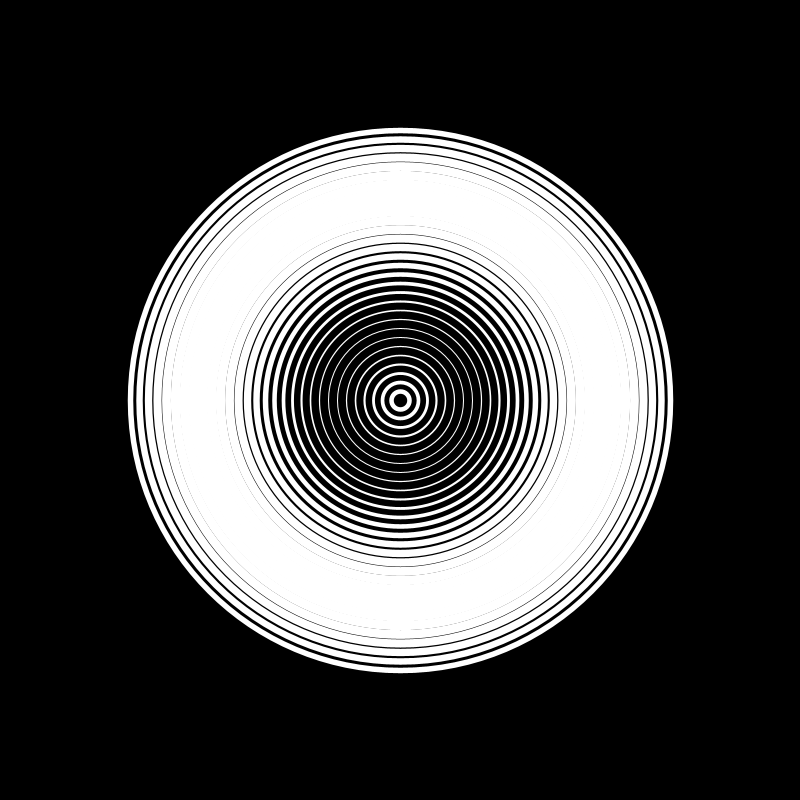
Frame 1 (no input)
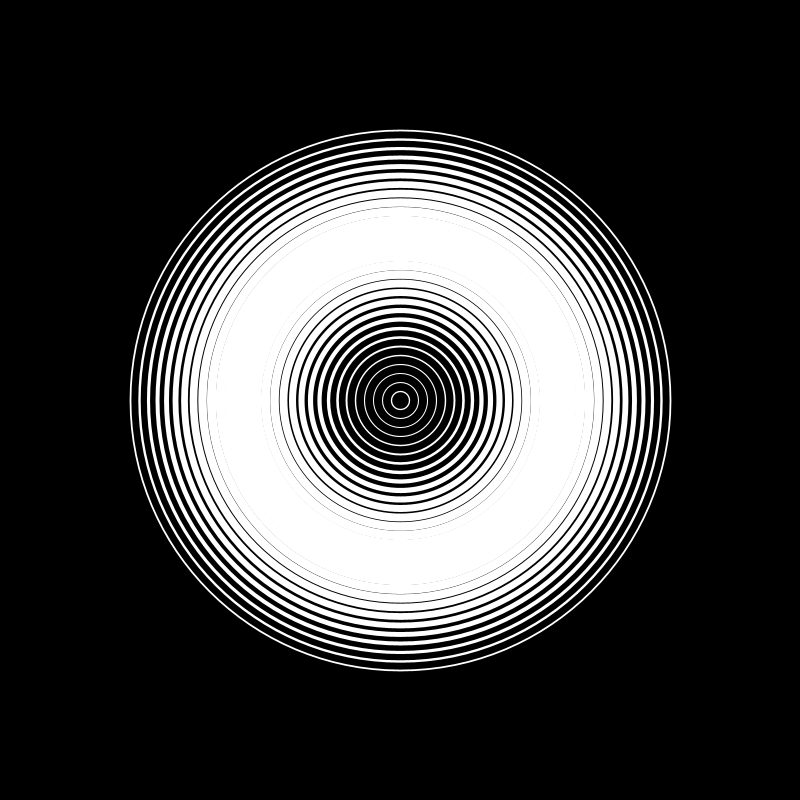
Frame 60 (the mouse pressed at the canvas centre just before this capture)
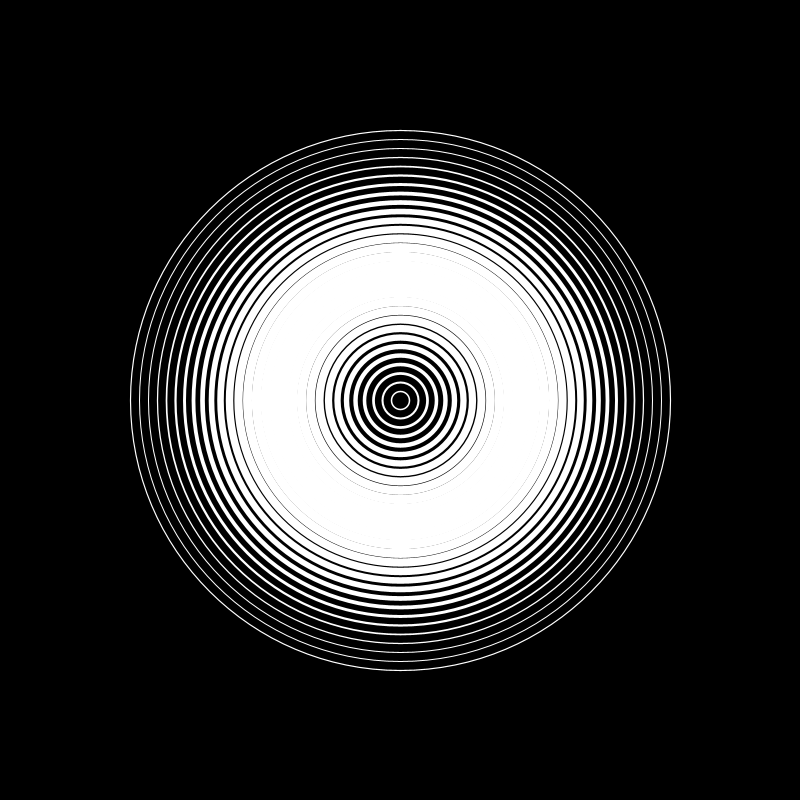
Frame 120 (the mouse held since frame 60 and released just before this capture)

The Processing sketch that drew these frames (run headless with seeded random() and noise(); from frame 60 on, the mouse is pressed at the canvas centre):

// Processing sketch: ellipseWave
// ── ellipseWave.pde
float theta ;
void setup() {
  size(800, 800);
}
void draw() {
  background(0);
  noFill();
  stroke(255);
  strokeWeight(15);
  translate(width/2, height/2);
  for (int i =1; i<=30; i++) {
    float offSet = TWO_PI/30 * i;
    float strWt = map(sin(theta+offSet), -1, 1, 10, 1);
    strokeWeight(strWt);

    ellipse(0, 0, 18*i, 18*i);
  }
  theta -= 0.09;
}
